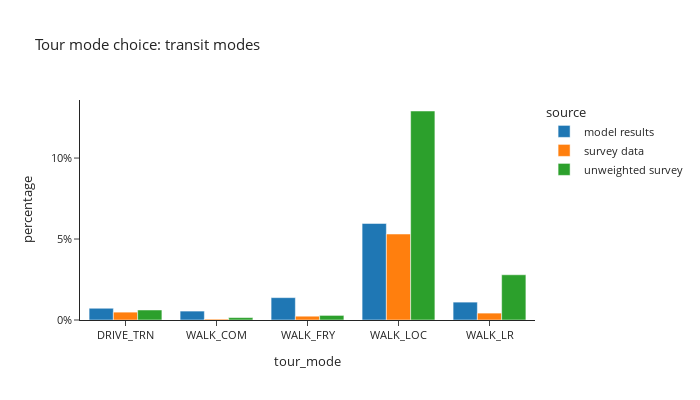

Here is the notebook cell this chart was saved with:
### Code cell
# show only transit modes
df_plot = tour_data.groupby(['source','tour_mode'])['trip_weight_2017_2019'].sum().reset_index()
df_plot['percentage'] = df_plot.groupby(['source'], group_keys=False)['trip_weight_2017_2019']. \
    apply(lambda x: x / float(x.sum()))

fig = px.bar(df_plot.loc[df_plot['tour_mode'].isin(transit_modes)], x="tour_mode", y="percentage", color="source",barmode="group", template="simple_white",
             # color_discrete_sequence=config['psrc_color'],
             title="Tour mode choice: transit modes")
fig.for_each_annotation(lambda a: a.update(text = a.text.split("=")[-1]))
fig.update_layout(height=400, width=700, font=dict(size=11), yaxis=dict(tickformat=".0%"))
fig.show()

### Figure 1 — Plotly figure (JSON) as saved in the notebook; plotly's stock layout.template omitted (floating-point values rounded to 4 significant figures)
{"data": [{"alignmentgroup": "True", "hovertemplate": "source=model results<br>tour_mode=%{x}<br>percentage=%{y}<extra></extra>", "legendgroup": "model results", "marker": {"color": "#1F77B4", "pattern": {"shape": ""}}, "name": "model results", "offsetgroup": "model results", "orientation": "v", "showlegend": true, "textposition": "auto", "x": ["DRIVE_TRN", "WALK_COM", "WALK_FRY", "WALK_LOC", "WALK_LR"], "xaxis": "x", "y": [0.007258, 0.005508, 0.01381, 0.05962, 0.01104], "yaxis": "y", "type": "bar"}, {"alignmentgroup": "True", "hovertemplate": "source=survey data<br>tour_mode=%{x}<br>percentage=%{y}<extra></extra>", "legendgroup": "survey data", "marker": {"color": "#FF7F0E", "pattern": {"shape": ""}}, "name": "survey data", "offsetgroup": "survey data", "orientation": "v", "showlegend": true, "textposition": "auto", "x": ["DRIVE_TRN", "WALK_COM", "WALK_FRY", "WALK_LOC", "WALK_LR"], "xaxis": "x", "y": [0.004861, 0.0005495, 0.002348, 0.05308, 0.004261], "yaxis": "y", "type": "bar"}, {"alignmentgroup": "True", "hovertemplate": "source=unweighted survey<br>tour_mode=%{x}<br>percentage=%{y}<extra></extra>", "legendgroup": "unweighted survey", "marker": {"color": "#2CA02C", "pattern": {"shape": ""}}, "name": "unweighted survey", "offsetgroup": "unweighted survey", "orientation": "v", "showlegend": true, "textposition": "auto", "x": ["DRIVE_TRN", "WALK_COM", "WALK_FRY", "WALK_LOC", "WALK_LR"], "xaxis": "x", "y": [0.006182, 0.001492, 0.002843, 0.1291, 0.02793], "yaxis": "y", "type": "bar"}], "layout": {"xaxis": {"anchor": "y", "domain": [0.0, 1.0], "title": {"text": "tour_mode"}}, "yaxis": {"anchor": "x", "domain": [0.0, 1.0], "title": {"text": "percentage"}, "tickformat": ".0%"}, "legend": {"title": {"text": "source"}, "tracegroupgap": 0}, "title": {"text": "Tour mode choice: transit modes"}, "barmode": "group", "font": {"size": 11}, "height": 400, "width": 700}}
